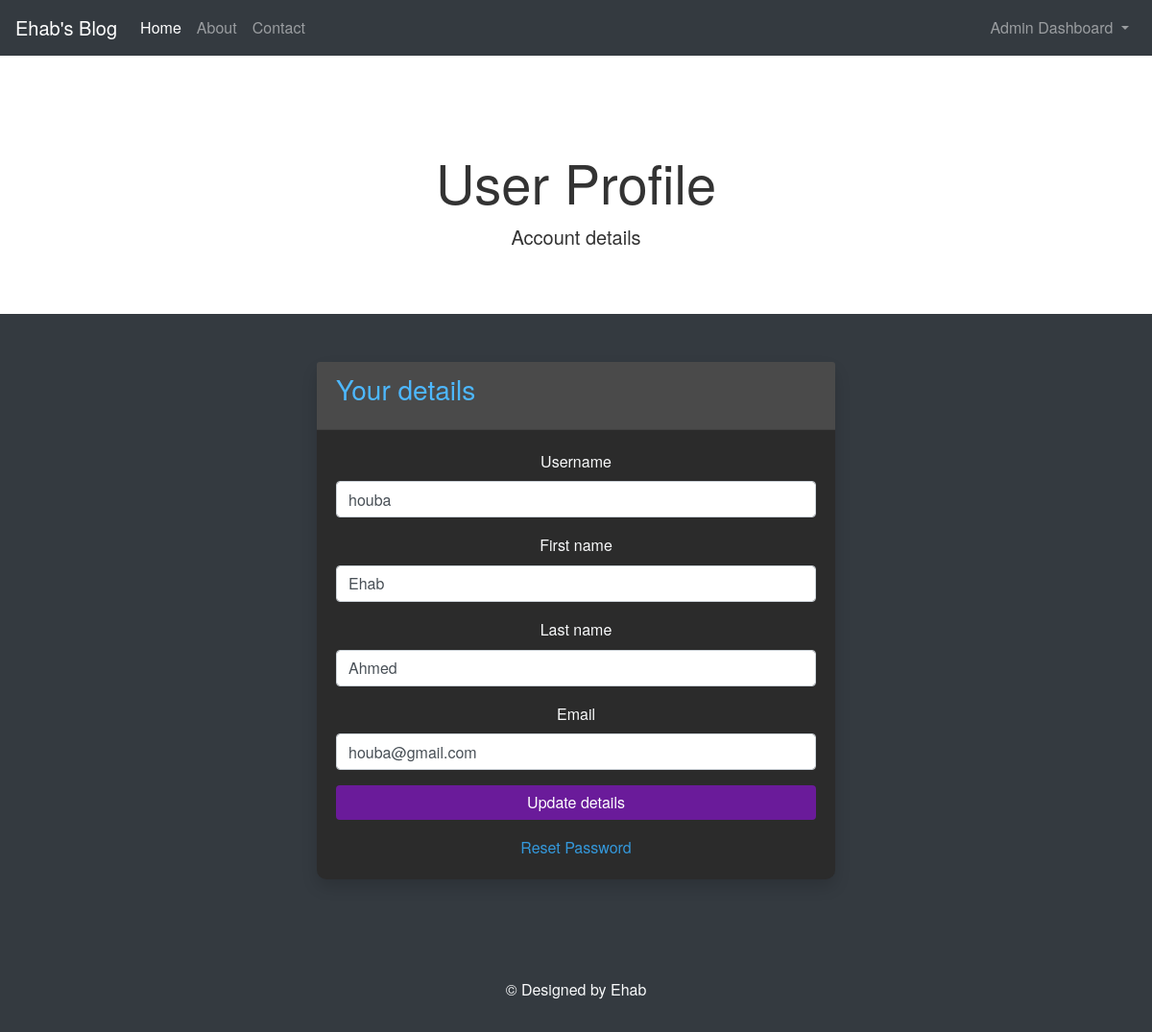
The app's page /profile/ (signed in) with its own data.
### admin_dash/models.py (models this page shows, shortened)
class CustomUser(AbstractBaseUser, PermissionsMixin):
    first_name = models.CharField(max_length=255)
    last_name = models.CharField(max_length=255)
    username = models.CharField(max_length=255)
    email = models.EmailField(unique=True)
    is_active = models.BooleanField(default=True)
    is_staff = models.BooleanField(default=False)
    is_superuser = models.BooleanField(default=False)  # This flag is necessary
    objects = CustomUserManager()
    USERNAME_FIELD = 'email'
    REQUIRED_FIELDS = []

### blog/views.py (the view)
# urls.py: path('profile/', views.user_profile, name='user_profile'),
def user_profile(request):
    if request.user.is_authenticated:
        current_user = User.objects.get(id=request.user.id)
        form = UpdateProfile(request.POST or None, instance=current_user)
        if form.is_valid():
            form.save()
            login(request, current_user)
            messages.success(request, "Your details are saved successfully!")
            return redirect('user_profile')
    else:
        messages.info(request, 'You must be logged in')
        return redirect('home')
    return render(request, 'users/user_profile.html', {'form': form})

### blog/forms.py
class UpdateProfile(UserChangeForm):
    password = None # to hide the Password-authan
    class Meta:
        model = User
        fields = ['username', 'first_name', 'last_name', 'email']
    def __init__(self, *args, **kwargs):
        super(UpdateProfile, self).__init__(*args, **kwargs)
        for field_name, field in self.fields.items():
            field.widget.attrs['class'] = 'form-control'

### blog/templates/users/user_profile.html (shortened to what this page needs)
{% extends "base.html" %}
{% block content %}
<section class="hero-section text-center py-5">
    <div class="container">
        <h1 class="display-4">User Profile</h1>
        <p class="lead">Account details</p>
    </div>
</section>
<div class="container">
    <div class="row justify-content-center">
        <div class="col-md-6 mb-3">
            <div class="card shadow">
                <div class="card-header">
                    <h3 class="card-title">Your details</h3>
                </div>
                <div class="card-body">
                    <form method="post" action="">
                        {% for field in form %}
                        <div class="mb-3">
                                <label for="{{ field.id_for_label }}">{{ field.label }}</label>
                                {{ field }}
                        </div>
                        {% endfor %}
                        <button type="submit" class="btn btn-custom">Update details</button>
                    </form>
                    <div class="mt-3 text-center">
                        <a href="{% url 'update_pass' %}" class="link-secondary">Reset Password</a>
                    </div>
                </div>
            </div>
        </div>
    </div>
</div>
{% endblock content %}

### blog/static/style.css (style rules this page uses)
body { background-color: #f7f7f7; color: #333333; font-family: 'Helvetica Neue', Helvetica, Arial, sans-serif; line-height: 1.6; }
a { color: #3498db; }
.hero-section { background-color: #ffffff; padding: 60px 0; text-align: center; color: #333333; }
.card { background-color: #ffffff; margin-bottom: 20px; border: 1px solid #ddd; border-radius: 10px; }
.card-title { color: #3498db; }

### blog/templates/users/user_profile.html (style rules this page uses)
.container { margin-top: 50px; }
.card { background-color: #2b2b2b; border: none; }
.card-header { background-color: #4a4a4a; }
.btn-custom { background-color: #6a1b9a; border: none; color: #fff; width: 100%; }
.card-title { color: #4db8ff; }
.card-body { text-align: center; }

### records on screen
CustomUser: form "houba" "Ehab" "Ahmed" "houba@gmail.com"

### other values on screen
{{ field.label }} "Username" "First name" "Last name" "Email"
